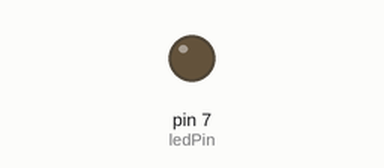
Recording of a sketch running on a simulated Arduino Uno, built with avr-gcc and run on an emulated ATmega328P. On the bench: output pins drawn as LEDs (lit = HIGH). Dashed ring = blinking. At 2.0 s the program stops and its outputs stay as they are.

Above: at 0.5 s.
At 1.75 s:
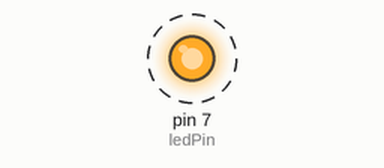
Timing chart, 0 to 3.0 s (numbered marks = the images above):
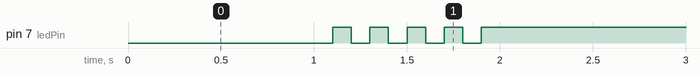

Measured:
- by itself, pin 7 (ledPin): alternates HIGH for 0.10 s and LOW for 0.10 s, 9 changes in all, then stays HIGH

The sketch:

project2_code05P14.ino
```cpp
int ledPin = 7; // GPIO 7번 핀

void setup() {
  pinMode(ledPin, OUTPUT);
}

void loop() {
  // 1. 처음 1초간 LED 켜기
  digitalWrite(ledPin, LOW);   // 반대로: LOW = 켜짐
  delay(1000);

  // 2. 다음 1초간 LED 5회 깜빡이기
  for (int i = 0; i < 5; i++) {
    digitalWrite(ledPin, LOW);   // 켜기
    delay(100);
    digitalWrite(ledPin, HIGH);  // 끄기
    delay(100);
  }

  // 3. LED 끄기
  digitalWrite(ledPin, HIGH);

  // 4. 무한루프 (LED 꺼짐 유지)
  while (1) {
    digitalWrite(ledPin, HIGH);
  }
}
```
